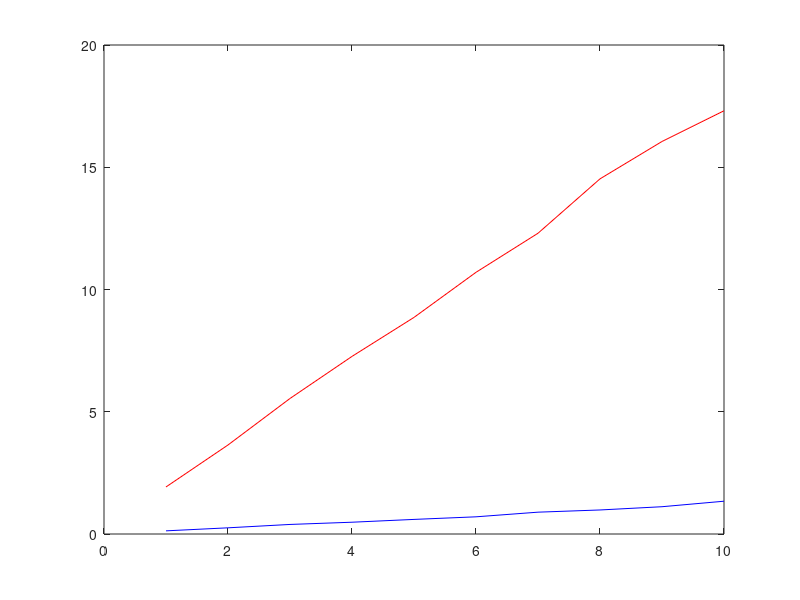

Recreate this plot in MATLAB.
x = 1 : 1 : 10;
e1=[3.434,5.008,6.968,8.586,10.345,12.329,14.098,15.659,17.586,20.886]
e2=[0.945,1.653,2.294,2.901,3.473,4.151,4.877,6.07,6.315,6.916]
plot(x,e1,'r',x,e2,'b')
x = 1 : 1 : 10;
d1=[1.924,3.641,5.543,7.264,8.859,10.703,12.301,14.525,16.054,17.310]
d2=[0.129,0.253,0.391,0.482,0.597,0.703,0.893,0.983,1.116,1.341]
plot(x,d1,'r',x,d2,'b')
